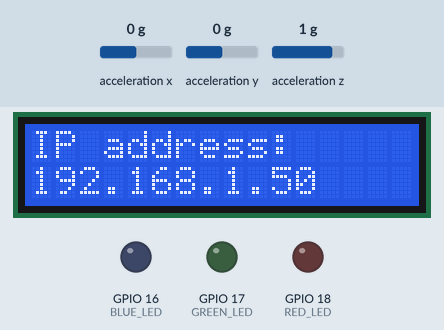
A sketch run on a simulated ESP32. On the bench: 16×2 character LCD, output pins drawn as LEDs (lit = HIGH). Wiring (inferred from the names in the program): MPU-6050 motion sensor at I2C address 0x68. Inputs (shaded band) come from the test bench; at power-on: acceleration x 0 g, acceleration y 0 g, acceleration z 1 g. WiFi joins after 1.5 s; servers stay silent unless stated; what the sketch prints to the serial monitor is not drawn.

Above: at 3.9 s.
4.0 s: acceleration x set to -0.2 g
At 4.7 s:
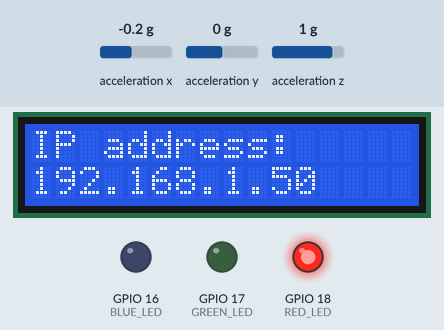
5.5 s: acceleration y set to -0.2 g
At 6.2 s:
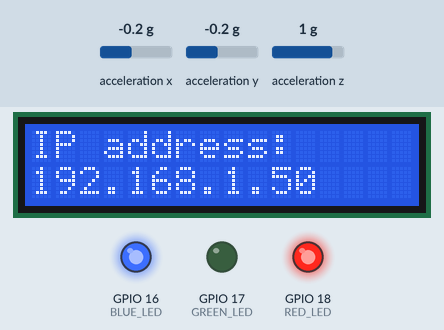
7.0 s: acceleration z set to 0.6 g
At 7.7 s:
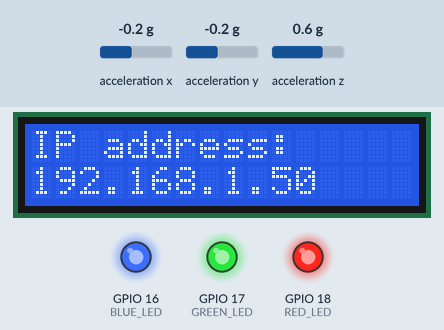
8.5 s: acceleration x set to 0 g
At 9.1 s:
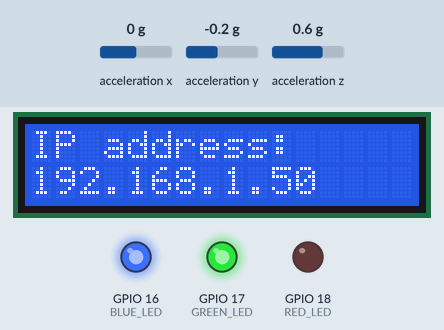
10.0 s: acceleration y set to 0 g
At 10.6 s:
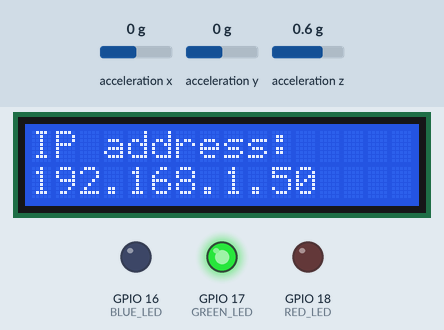
Timing chart, 0 to 13.0 s (numbered marks = the images above; inputs shaded):
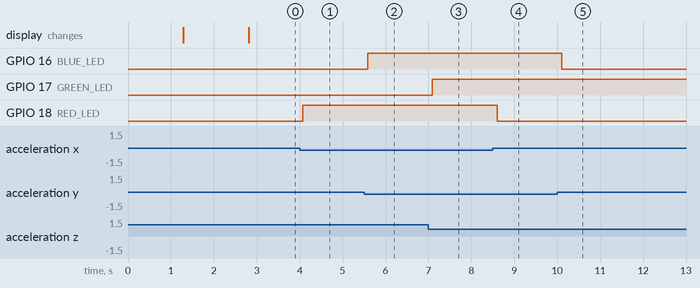

Measured:
- the behaviour switches between 0 and -0.1 g on acceleration x (found by bisection; images 0 and 1)
- the behaviour switches between 0 and -0.1 g on acceleration y (found by bisection; images 1 and 2)
- the behaviour switches between 0.8 and 0.7 g on acceleration z (found by bisection; images 2 and 3)
- after the input at 4.0 s, GPIO 18 (RED_LED): LOW → HIGH after 0.07 s
- after the input at 5.5 s, GPIO 16 (BLUE_LED): LOW → HIGH after 0.08 s
- after the input at 7.0 s, GPIO 17 (GREEN_LED): LOW → HIGH after 0.09 s
- after the input at 8.5 s, GPIO 18 (RED_LED): HIGH → LOW after 0.10 s
- after the input at 10.0 s, GPIO 16 (BLUE_LED): HIGH → LOW after 0.11 s

The sketch:

SismografoFinale.ino
```cpp
#include <SPI.h>
#include <Wire.h>
#include <WiFi.h>
#include <LiquidCrystal_I2C.h>
#include <WebServer.h>
#include <WebSocketsServer.h>

#define RED_LED 18
#define GREEN_LED 17
#define BLUE_LED 16

#define THRESHOLD_X 0.25
#define THRESHOLD_Y 0.25
#define THRESHOLD_Z 0.25

#define SENS_SCALE_0 16384.0 // +-1g
#define SENS_SCALE_1 8192.0  // +-2g
#define SENS_SCALE_2 4096.0  // +-4g
#define SENS_SCALE_3 2048.0  // +-8g

#define MPU_SDA 21
#define MPU_SCL 22
#define LCD_SDA 23
#define LCD_SCL 19

#define MPU_ADDRESS 0x68
#define LCD_ADDRESS 0x27

TwoWire mpu_i2c = TwoWire(1);

LiquidCrystal_I2C lcd(LCD_ADDRESS, 16, 2);

float x_0, y_0, z_0;
bool first = true;

const char* ssid = "";
const char* password = "";

void check_thresholds(float x, float y, float z)
{
  // Check of thresholds
  if (abs(x) > THRESHOLD_X)
    digitalWrite(RED_LED, HIGH);
  else
    digitalWrite(RED_LED, LOW);
  if (abs(y) > THRESHOLD_Y)
    digitalWrite(BLUE_LED, HIGH);
  else
    digitalWrite(BLUE_LED, LOW);
  if (abs(z) > THRESHOLD_Z)
    digitalWrite(GREEN_LED, HIGH);
  else
    digitalWrite(GREEN_LED, LOW);
}

void init_LED(){
  pinMode(RED_LED, OUTPUT);
  pinMode(GREEN_LED, OUTPUT);
  pinMode(BLUE_LED, OUTPUT);
}

void connect_to_wifi() {
  Serial.println("Connessione alla rete wifi \"" + String(ssid) + "\" in corso");
  WiFi.mode(WIFI_STA);
  WiFi.begin(ssid, password);
  while (WiFi.status() != WL_CONNECTED) {
    Serial.print(".");
    delay(100);
  }
  Serial.print("\nConnessione alla rete wifi \"" + String(ssid) + "\" completata: ");
  Serial.println(WiFi.localIP());  // IP Address

  lcd.setCursor(0, 1);
  lcd.print(WiFi.localIP());
}

void init_mpu() {
  Serial.println("Inizializzazione dell'accelerometro in corso...");
  mpu_i2c.begin(MPU_SDA, MPU_SCL);            // Wire library initialization
  mpu_i2c.beginTransmission(MPU_ADDRESS);     // Begin transmission to MPU
  mpu_i2c.write(0x6B);                        // PWR_MGMT_1 register
  mpu_i2c.write(0);                           // MPU-6050 to start mode
  mpu_i2c.endTransmission(true);
  Serial.println("Inizializzazione dell'accelerometro completata.");
}

void init_lcd() {
  Serial.println("\nInizializzazione del display LCD in corso...");
  Wire.begin(LCD_SDA, LCD_SCL); // Inizializza I2C con pin personalizzati
  delay(100);
  lcd.init();
  lcd.backlight();
  lcd.setCursor(0, 0);
  lcd.print("IP address:");
  Serial.println("Inizializzazione del display LCD completata.");
}

WebServer server;
WebSocketsServer webSocket = WebSocketsServer(81);

const char webpage[] PROGMEM = R"rawliteral(
  <html>
    <script src='https://cdn.plot.ly/plotly-latest.min.js'></script>
    <head>
      <title> Sismografo 2.0 </title>
      <script>
        var Socket;
        function init() {
          Socket = new WebSocket('ws://' + window.location.hostname + ':81/');

          Plotly.newPlot('plot',
            [
              {
                x: [],
                y: [],
                mode: 'lines',
                name: 'Asse X',
                line: {color: '#FF0000'}
              },
              {
                x: [],
                y: [],
                mode: 'lines',
                name: 'Asse Y',
                line: {color: '#0000FF'}
              },
              {
                x: [],
                y: [],
                mode: 'lines',
                name: 'Asse Z ',
                line: {color: '#00FF00'}
              }
            ]
          );

          var cnt = 0;

          Socket.onmessage = function(event) {
            var point = event.data.split(','); // array of 3 cells [x,y,z]
            console.log("x = ", point[0], ", y = ", point[1], ", z = ", point[2]);

            var options = { weekday: 'long', year: 'numeric', month: 'long', day: 'numeric', hour: 'numeric', minute: 'numeric', second: 'numeric' };
            var now = new Date();

            var interval = setInterval(function() {
                var time = new Date();

                var update = {
                  x: [[time], [time], [time]],
                  y: [[point[0]], [point[1]], [point[2]]]
                }

                var older_time = time.setMinutes(time.getMinutes() - 1);
                var future_time = time.setMinutes(time.getMinutes() + 1);

                var minute_view = {
                  xaxis: {
                    type: 'date',
                    range: [older_time, future_time]
                  }
                };

                Plotly.extendTraces('plot', update, [0, 1, 2]);
                Plotly.relayout('plot', minute_view);
                clearInterval(interval);
            }, 1000);

            var axises = "";
            var msg = "";
            var n_axises = 0;

            if (Math.abs(point[0]) > 0.25) {
                axises = axises + " x (" + point[0] + " g)";
                n_axises++;
            }
            if (Math.abs(point[1]) > 0.25) {
                axises = axises + " y (" + point[1] + " g)"
                n_axises++;
            }
            if (Math.abs(point[2]) > 0.25) {
                axises = axises + " z (" + point[2] + " g)"
                n_axises++;
            }
            if (n_axises > 0) {
                msg = "[" + now.toLocaleDateString("it-IT", options) + "]" + " superata soglia di accelerazione ";
                if (n_axises > 1)
                  msg = msg + "sugli assi" + axises;
                else
                  msg = msg + "sull'asse" + axises;

                // open new widown in which there is popup alert
                var window_alert = window.open("", "Sismografo 2.0 alert", "width=600,height=100");
                window_alert.document.write("<title>Sismografo 2.0 alert<\/title>");
                window_alert.document.write(msg+"<br>");
            }
          }
        }
      </script>
    </head>
    <body onload="init()">
      <h1> Sismografo 2.0 con ESP32 </h1>
      <div id="plot" style="width:100%;height:100%;"></div>
    </body>
  </html>
)rawliteral";

void init_web_server()
{
  server.on("/",[](){
    server.send_P(200, "text/html", webpage);
  });

  // Start the server
  server.begin();
}

void webSocketEvent(uint8_t num, WStype_t type, uint8_t *payload, size_t length) {
  if (type == WStype_TEXT)
    Serial.printf("payload [%u]: %s\n", num, payload);
}

void setup() {
  Serial.begin(9600);
  delay(1000);
  init_LED();
  init_mpu();
  init_lcd();
  connect_to_wifi();
  init_web_server();
  webSocket.begin();
  webSocket.onEvent(webSocketEvent);

 // init_led();
}

void loop() {
  webSocket.loop();
  server.handleClient();

  int x_raw = 0; // read from sensor
  int y_raw = 0; // read from sensor
  int z_raw = 0; // read from sensor

  mpu_i2c.beginTransmission(MPU_ADDRESS);      // Start transfer
  mpu_i2c.write(0x3B);                         // Tell the MPU that we want the data from register 0x3B (ACCEL_XOUT_H)
  mpu_i2c.endTransmission(false);              // Maintain connection
  mpu_i2c.requestFrom(MPU_ADDRESS, 6, true);   // Request 6 registers from the MPU and after we close connection (third parameter)
  //Reads byte by byte
  x_raw = mpu_i2c.read() << 8 | mpu_i2c.read(); // 0x3B (ACCEL_XOUT_H) & 0x3C (ACCEL_XOUT_L)
  y_raw = mpu_i2c.read() << 8 | mpu_i2c.read(); // 0x3D (ACCEL_YOUT_H) & 0x3E (ACCEL_YOUT_L)
  z_raw = mpu_i2c.read() << 8 | mpu_i2c.read(); // 0x3F (ACCEL_ZOUT_H) & 0x40 (ACCEL_ZOUT_L)

  String raw = "x_raw: " + String(x_raw) + ", y_raw: " + String(y_raw) + ", z_raw: " + String(z_raw);
  Serial.println(raw);

  float x = (float) x_raw / SENS_SCALE_0;
  float y = (float) y_raw / SENS_SCALE_0;
  float z = (float) z_raw / SENS_SCALE_0;

  if (first) {
    x_0 = x;
    y_0 = y;
    z_0 = z;
    first = false;
  } else {
    check_thresholds(x-x_0, y-y_0, z-z_0);
  }

  // Send data
  String point = String(x-x_0) + String(",") + String(y-y_0) + String(",") + String(z-z_0);
  webSocket.broadcastTXT(point);
  delay(250);
}
```
